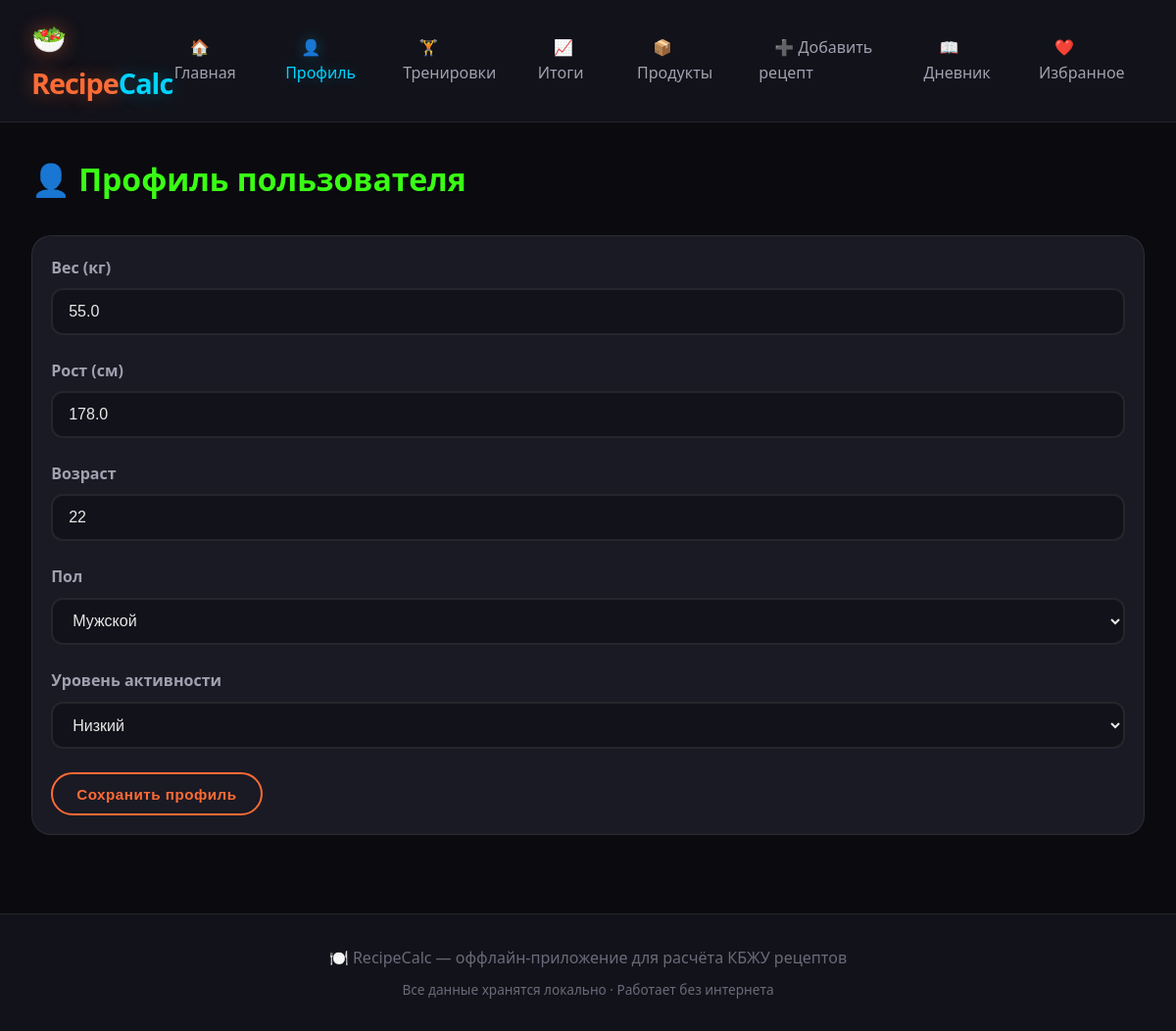
/profile/, run on the app's committed database.
### models.py (models this page shows, shortened)
class UserProfile(db.Model):
    id = db.Column(db.Integer, primary_key=True)
    weight = db.Column(db.Float, default=70.0)      # кг
    height = db.Column(db.Float, default=170.0)     # см
    age = db.Column(db.Integer, default=30)
    gender = db.Column(db.String(10), default='male')  # male/female
    activity_level = db.Column(db.String(20), default='medium')  # low/medium/high

### routes/profile.py (the view, shortened to what this page needs)
@profile_bp.route('/', methods=['GET', 'POST'])
def profile():
    user_profile = UserProfile.query.first()
    if not user_profile:
        user_profile = UserProfile()
        db.session.add(user_profile)
        db.session.commit()
    return render_template('profile.html', profile=user_profile)

### templates/profile.html (shortened to what this page needs)
{% extends "base.html" %}
{% block content %}
<h1 style="color: var(--neon-green);">👤 Профиль пользователя</h1>
<div class="card mt-4">
    <div class="card-body">
        <form method="POST" action="{{ url_for('profile.profile') }}">
            <div class="row">
                <div class="col-md-6 form-group">
                    <label class="form-label">Вес (кг)</label>
                    <input type="number" name="weight" class="form-control" step="0.1" min="0"
                           value="{{ profile.weight }}" required>
                </div>
                <div class="col-md-6 form-group">
                    <label class="form-label">Рост (см)</label>
                    <input type="number" name="height" class="form-control" step="0.1" min="0"
                           value="{{ profile.height }}">
                </div>
            </div>
            <div class="row">
                <div class="col-md-6 form-group">
                    <label class="form-label">Возраст</label>
                    <input type="number" name="age" class="form-control" min="0"
                           value="{{ profile.age }}">
                </div>
                <div class="col-md-6 form-group">
                    <label class="form-label">Пол</label>
                    <select name="gender" class="form-control">
                        <option value="male" {% if profile.gender == 'male' %}selected{% endif %}>Мужской</option>
                    </select>
                </div>
            </div>
            <div class="form-group">
                <label class="form-label">Уровень активности</label>
                <select name="activity_level" class="form-control">
                    <option value="low" {% if profile.activity_level == 'low' %}selected{% endif %}>Низкий</option>
                </select>
            </div>
            <button type="submit" class="btn btn-primary">Сохранить профиль</button>
        </form>
    </div>
</div>
{% endblock %}

### static/css/style.css (style rules this page uses)
:root { --bg-primary: #0a0a0f; --bg-secondary: #12121a; --bg-card: #1a1a24; --bg-card-hover: #222230; --neon-orange: #ff6b35; --neon-orange-glow: rgba(255, 107, 53, 0.4); --neon-green: #39ff14; --neon-green-glow: rgba(57, 255, 20, 0.3); --neon-blue: #00d4ff; --neon-blue-glow: rgba(0, 212, 255, 0.3); --neon-pink: #ff2d95; --neon-pink-glow: rgba(255, 45, 149, 0.3); --neon-yellow: #ffd700; --text-primary: #e8e8e8; --text-secondary: #a0a0b0; --text-muted: #6a6a7a; --border-color: rgba(255, 255, 255, 0.08); --success: #39ff14; --warning: #ffd700; --danger: #ff2d95; --radius-sm: 8px; --radius-md: 12px; --radius-lg: 20px; --radius-xl: 28px; --transition: all 0.3s cubic-bezier(0.4, 0, 0.2, 1); }
* { margin: 0; padding: 0; box-sizing: border-box; }
body { font-family: 'Segoe UI', system-ui, -apple-system, sans-serif; background: var(--bg-primary); color: var(--text-primary); line-height: 1.6; min-height: 100vh; }
.btn { display: inline-block; padding: 0.7rem 1.5rem; border: 2px solid transparent; border-radius: var(--radius-xl); font-weight: 600; text-decoration: none; cursor: pointer; transition: var(--transition); font-size: 0.95rem; letter-spacing: 0.5px; }
.btn-primary { background: transparent; border-color: var(--neon-orange); color: var(--neon-orange); }
.card { position: relative; }
.card { background: var(--bg-card); border: 1px solid var(--border-color); border-radius: var(--radius-lg); overflow: hidden; transition: var(--transition); display: flex; flex-direction: column; height: 100%; }
.card-body { padding: 1.2rem; flex: 1; display: flex; flex-direction: column; }
.form-group { margin-bottom: 1.5rem; }
.form-label { display: block; font-weight: 600; margin-bottom: 0.5rem; color: var(--text-secondary); }
.form-control { width: 100%; padding: 0.8rem 1rem; background: var(--bg-secondary); border: 2px solid var(--border-color); border-radius: var(--radius-md); color: var(--text-primary); font-size: 1rem; transition: var(--transition); }
select.form-control { cursor: pointer; }
.mt-4 { margin-top: 2rem; }
.card { animation: fadeIn 0.5s ease-out forwards; }

### data on the page
UserProfile: weight "55.0", height "178.0", age "22", gender "Мужской", activity_level "Низкий"
